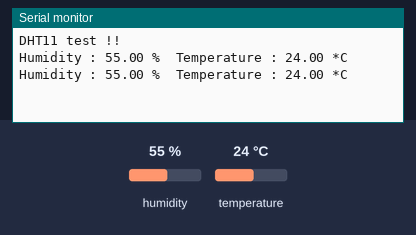
Simulated run of this sketch. Board: Arduino Uno, built with avr-gcc and run on an emulated ATmega328P. Parts: the last lines printed to the serial monitor. The test bench sets the inputs (shaded band); at power-on: humidity 55 %, temperature 24 °C.

Above: at 4.8 s.
4.9 s: humidity set to 22 %
At 6.7 s:
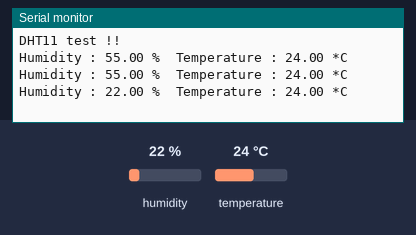
7.9 s: temperature set to 12 °C
At 9.1 s:
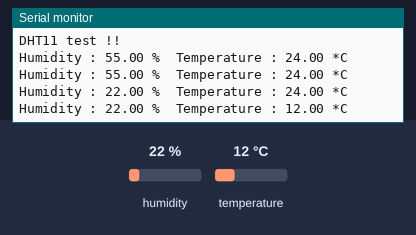
10.9 s: humidity set to 40 %
At 12.8 s:
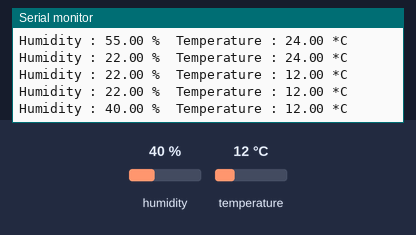
Timing chart, 0 to 14.3 s (numbered marks = the images above; inputs shaded):
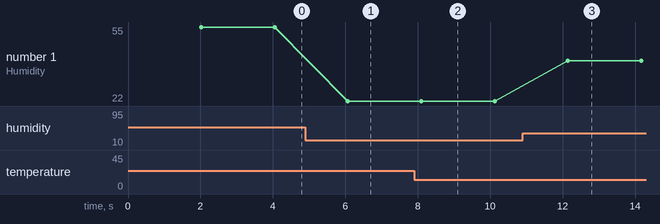

Measured:
- after the input at 4.9 s, the serial monitor: prints a new line after 1.2 s (image 1)
- after the input at 7.9 s, the serial monitor: prints a new line after 0.20 s (image 2)
- after the input at 10.9 s, the serial monitor: prints a new line after 1.2 s (image 3)
- plotted number 1: 55 → 22 after the input at 4.9 s, 22 → 40 after the input at 10.9 s

The sketch:

sketch_oct17b.ino
```cpp
#include <DHT.h>
#define DHTPIN 4 // digital pin connected to sensor
#define DHTTYPE DHT11 // define DHT type

DHT dht(DHTPIN, DHTTYPE); // initialize DHT sensor

void setup() {
  Serial.begin(115200);
  Serial.println("DHT11 test !!");
  dht.begin();
}

void loop() {
  delay(2000);
  float h = dht.readHumidity();
  float t = dht.readTemperature();
  // Check if any reads failed
  if(isnan(h) || isnan(t)){
    Serial.println("Failed to read from DHT sensor");
    return;
  }

  Serial.print("Humidity : ");
  Serial.print(h);
  Serial.print(" %\t");
  Serial.print("Temperature : ");
  Serial.print(t);
  Serial.println(" *C");
}
```
